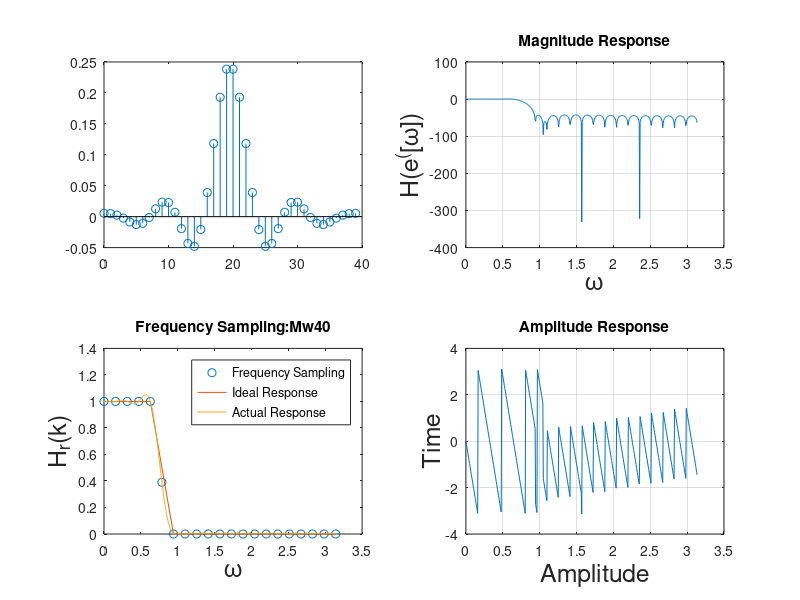

Write MATLAB code to recreate this figure.
clc; clear all; close all;

%specification
wp=0.2*pi
ws=0.3*pi
Ap=-20*log10(0.25)
As=-20*log10(50)
TB=ws-wp;
delta_w=TB/2
N = 40; alpha = (N-1)/2;
L=0:N-1
Wl=(2*pi/N)*L
index=sum(((Wl-wp)>0)==0)

%Design Parameters
% T1 = 0.39

Hrs = [ones(1,5),0.39,zeros(1,29),0.39,ones(1,4)];
Hdr = [1,1,0,0];
Wdl = [0,0.2,0.3,1]*pi;
k1 = 0:floor((N-1)/2); k2 = floor((N-1)/2)+1:N-1;
angH = [-alpha*(2*pi)/N*k1, alpha*(2*pi)/N*(N-k2)];
H = Hrs.*exp(j*angH); h = real(ifft(H,N));

%PLOTS
[MAG,W]=freqz(h,1);
subplot(221)
stem(0:(N-1),h)

subplot(223)
plot(Wl(1:(floor(N/2)+1)),Hrs(1:(floor(N/2)+1)),'o', Wdl,Hdr);
hold on 
plot(W,abs(MAG))
title(['Frequency Sampling:Mw' ,num2str(N)]);
xlabel('\omega','fontsize',18);
ylabel('H_r(k)','fontsize',18);
legend('Frequency Sampling','Ideal Response','Actual Response','Location','Northeast');

subplot(222)
plot(W,20*log10(abs(MAG)));grid on
title('Magnitude Response')
xlabel('\omega','fontsize',18);
ylabel('H(e^([\omega])','fontsize',18);

subplot(224)
plot(W,angle(MAG));grid on
title('Amplitude Response')
xlabel('Amplitude','fontsize',18);
ylabel('Time','fontsize',18);
set(gcf, 'Position', [0, 0, 1000, 1000])
